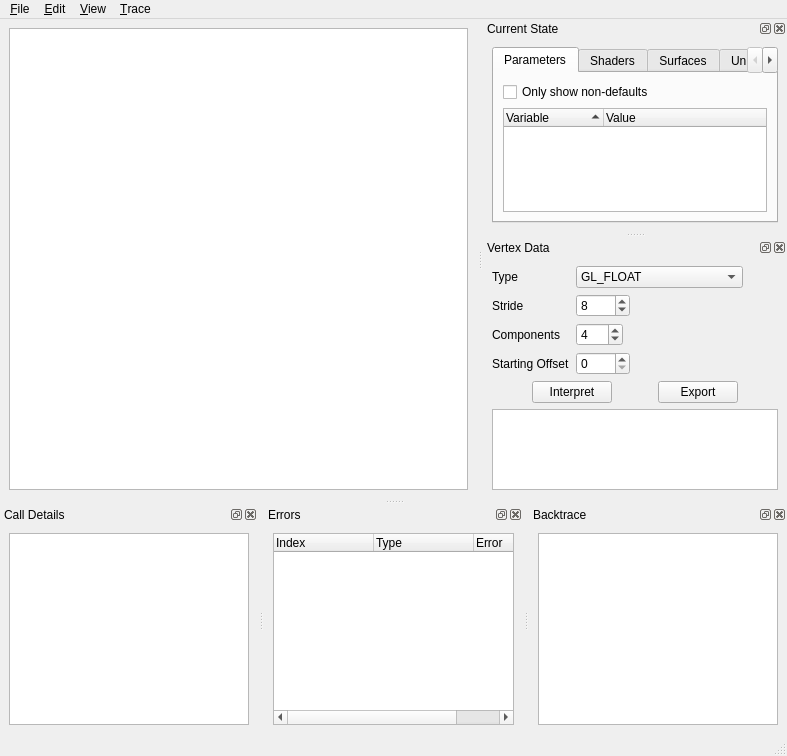
<?xml version="1.0" encoding="UTF-8"?>
<ui version="4.0">
 <class>MainWindow</class>
 <widget class="QMainWindow" name="MainWindow">
  <property name="geometry">
   <rect>
    <x>0</x>
    <y>0</y>
    <width>787</width>
    <height>756</height>
   </rect>
  </property>
  <property name="windowTitle">
   <string>ApiTrace</string>
  </property>
  <property name="documentMode">
   <bool>false</bool>
  </property>
  <property name="dockNestingEnabled">
   <bool>false</bool>
  </property>
  <property name="dockOptions">
   <set>QMainWindow::AnimatedDocks|QMainWindow::ForceTabbedDocks</set>
  </property>
  <widget class="QWidget" name="centralwidget">
   <layout class="QVBoxLayout" name="centralLayout">
    <item>
     <widget class="QTreeView" name="callView">
      <property name="alternatingRowColors">
       <bool>true</bool>
      </property>
      <property name="textElideMode">
       <enum>Qt::ElideMiddle</enum>
      </property>
      <property name="uniformRowHeights">
       <bool>true</bool>
      </property>
     </widget>
    </item>
   </layout>
  </widget>
  <widget class="QMenuBar" name="menubar">
   <property name="geometry">
    <rect>
     <x>0</x>
     <y>0</y>
     <width>787</width>
     <height>21</height>
    </rect>
   </property>
   <widget class="QMenu" name="menuFile">
    <property name="title">
     <string>&amp;File</string>
    </property>
    <addaction name="actionNew"/>
    <addaction name="actionRecentLaunches"/>
    <addaction name="actionOpen"/>
    <addaction name="actionSave"/>
    <addaction name="separator"/>
    <addaction name="actionQuit"/>
   </widget>
   <widget class="QMenu" name="menuEdit">
    <property name="title">
     <string>&amp;Edit</string>
    </property>
    <addaction name="actionFind"/>
    <addaction name="actionGo"/>
    <addaction name="actionGoFrameStart"/>
    <addaction name="actionGoFrameEnd"/>
   </widget>
   <widget class="QMenu" name="menu_Trace">
    <property name="title">
     <string>&amp;Trace</string>
    </property>
    <addaction name="actionReplay"/>
    <addaction name="actionProfile"/>
    <addaction name="actionStop"/>
    <addaction name="actionLookupState"/>
    <addaction name="actionShowThumbnails"/>
    <addaction name="actionTrim"/>
    <addaction name="actionToggleCalls"/>
    <addaction name="actionLeakTrace"/>
    <addaction name="separator"/>
    <addaction name="actionOptions"/>
   </widget>
   <widget class="QMenu" name="menuView">
    <property name="title">
     <string>&amp;View</string>
    </property>
    <addaction name="actionShowErrorsDock"/>
    <addaction name="actionShowProfileDialog"/>
   </widget>
   <addaction name="menuFile"/>
   <addaction name="menuEdit"/>
   <addaction name="menuView"/>
   <addaction name="menu_Trace"/>
  </widget>
  <widget class="QStatusBar" name="statusbar"/>
  <widget class="QDockWidget" name="detailsDock">
   <property name="sizePolicy">
    <sizepolicy hsizetype="Minimum" vsizetype="Minimum">
     <horstretch>0</horstretch>
     <verstretch>0</verstretch>
    </sizepolicy>
   </property>
   <property name="minimumSize">
    <size>
     <width>85</width>
     <height>100</height>
    </size>
   </property>
   <property name="floating">
    <bool>false</bool>
   </property>
   <property name="windowTitle">
    <string>Call Details</string>
   </property>
   <attribute name="dockWidgetArea">
    <number>8</number>
   </attribute>
   <widget class="QWidget" name="dockWidgetContents">
    <layout class="QHBoxLayout" name="horizontalLayout_2">
     <item>
      <widget class="QTextBrowser" name="detailsWebView">
       <property name="sizePolicy">
        <sizepolicy hsizetype="Preferred" vsizetype="Ignored">
         <horstretch>0</horstretch>
         <verstretch>0</verstretch>
        </sizepolicy>
       </property>
       <property name="openExternalLinks">
        <bool>true</bool>
       </property>
      </widget>
     </item>
    </layout>
   </widget>
  </widget>
  <widget class="QDockWidget" name="stateDock">
   <property name="features">
    <set>QDockWidget::AllDockWidgetFeatures</set>
   </property>
   <property name="windowTitle">
    <string>Current State</string>
   </property>
   <attribute name="dockWidgetArea">
    <number>2</number>
   </attribute>
   <widget class="QWidget" name="dockWidgetContents_2">
    <layout class="QVBoxLayout" name="verticalLayout">
     <item>
      <widget class="QTabWidget" name="stateTabWidget">
       <property name="currentIndex">
        <number>0</number>
       </property>
       <widget class="QWidget" name="parametersTab">
        <attribute name="title">
         <string>Parameters</string>
        </attribute>
        <layout class="QVBoxLayout" name="verticalLayout_3">
         <item>
          <widget class="QCheckBox" name="nonDefaultsCB">
           <property name="text">
            <string>Only show non-defaults</string>
           </property>
          </widget>
         </item>
         <item>
          <widget class="QTreeWidget" name="stateTreeWidget">
           <property name="editTriggers">
            <set>QAbstractItemView::NoEditTriggers</set>
           </property>
           <property name="alternatingRowColors">
            <bool>true</bool>
           </property>
           <property name="sortingEnabled">
            <bool>true</bool>
           </property>
           <property name="allColumnsShowFocus">
            <bool>true</bool>
           </property>
           <column>
            <property name="text">
             <string>Variable</string>
            </property>
           </column>
           <column>
            <property name="text">
             <string>Value</string>
            </property>
           </column>
          </widget>
         </item>
        </layout>
       </widget>
       <widget class="QWidget" name="shadersTab">
        <attribute name="title">
         <string>Shaders</string>
        </attribute>
       </widget>
       <widget class="QWidget" name="surfacesTab">
        <attribute name="title">
         <string>Surfaces</string>
        </attribute>
        <layout class="QGridLayout" name="gridLayout">
         <item row="1" column="0">
          <widget class="QCheckBox" name="surfacesOpaqueCB">
           <property name="text">
            <string>Opaque</string>
           </property>
          </widget>
         </item>
         <item row="1" column="1">
          <widget class="QCheckBox" name="surfacesAlphaCB">
           <property name="text">
            <string>Alpha</string>
           </property>
          </widget>
         </item>
         <item row="1" column="2">
          <widget class="QCheckBox" name="surfacesResolveMSAA">
           <property name="text">
            <string>Resolve (MSAA)</string>
           </property>
           <property name="checked">
            <bool>true</bool>
           </property>
          </widget>
         </item>
         <item row="0" column="0" colspan="3">
          <widget class="QTreeWidget" name="surfacesTreeWidget">
           <column>
            <property name="text">
             <string>Thumbnail</string>
            </property>
           </column>
           <column>
            <property name="text">
             <string>Description</string>
            </property>
           </column>
          </widget>
         </item>
        </layout>
       </widget>
       <widget class="QWidget" name="uniformsTab">
        <attribute name="title">
         <string>Uniforms</string>
        </attribute>
        <layout class="QVBoxLayout" name="verticalLayout_6">
         <item>
          <widget class="QTreeWidget" name="uniformsTreeWidget">
           <property name="editTriggers">
            <set>QAbstractItemView::NoEditTriggers</set>
           </property>
           <property name="alternatingRowColors">
            <bool>true</bool>
           </property>
           <property name="sortingEnabled">
            <bool>true</bool>
           </property>
           <property name="allColumnsShowFocus">
            <bool>true</bool>
           </property>
           <column>
            <property name="text">
             <string>Name</string>
            </property>
           </column>
           <column>
            <property name="text">
             <string>Value</string>
            </property>
           </column>
          </widget>
         </item>
        </layout>
       </widget>
       <widget class="QWidget" name="buffersTab">
        <attribute name="title">
         <string>Buffers</string>
        </attribute>
        <layout class="QVBoxLayout" name="verticalLayout_7">
         <item>
          <widget class="QTreeWidget" name="buffersTreeWidget">
           <property name="editTriggers">
            <set>QAbstractItemView::NoEditTriggers</set>
           </property>
           <property name="alternatingRowColors">
            <bool>true</bool>
           </property>
           <property name="sortingEnabled">
            <bool>false</bool>
           </property>
           <property name="allColumnsShowFocus">
            <bool>true</bool>
           </property>
           <column>
            <property name="text">
             <string>Name</string>
            </property>
           </column>
           <column>
            <property name="text">
             <string>Value</string>
            </property>
           </column>
          </widget>
         </item>
        </layout>
       </widget>
       <widget class="QWidget" name="ssbTab">
        <attribute name="title">
         <string>SSBBs</string>
        </attribute>
        <attribute name="toolTip">
         <string>Shader Storage Buffer Blocks</string>
        </attribute>
        <layout class="QVBoxLayout" name="verticalLayout_8">
         <item>
          <widget class="QTreeWidget" name="ssbsTreeWidget">
           <property name="editTriggers">
            <set>QAbstractItemView::NoEditTriggers</set>
           </property>
           <property name="alternatingRowColors">
            <bool>true</bool>
           </property>
           <property name="allColumnsShowFocus">
            <bool>true</bool>
           </property>
           <column>
            <property name="text">
             <string>Name</string>
            </property>
           </column>
           <column>
            <property name="text">
             <string>Value</string>
            </property>
           </column>
          </widget>
         </item>
        </layout>
       </widget>
      </widget>
     </item>
    </layout>
   </widget>
  </widget>
  <widget class="QDockWidget" name="vertexDataDock">
   <property name="allowedAreas">
    <set>Qt::AllDockWidgetAreas</set>
   </property>
   <property name="windowTitle">
    <string>Vertex Data</string>
   </property>
   <attribute name="dockWidgetArea">
    <number>2</number>
   </attribute>
   <widget class="QWidget" name="dockWidgetContents_3">
    <layout class="QVBoxLayout" name="verticalLayout_2">
     <item>
      <layout class="QFormLayout" name="formLayout">
       <property name="fieldGrowthPolicy">
        <enum>QFormLayout::ExpandingFieldsGrow</enum>
       </property>
       <item row="0" column="0">
        <widget class="QLabel" name="label">
         <property name="text">
          <string>Type</string>
         </property>
        </widget>
       </item>
       <item row="0" column="1">
        <widget class="QComboBox" name="vertexTypeCB">
         <property name="currentIndex">
          <number>6</number>
         </property>
         <item>
          <property name="text">
           <string>GL_BYTE</string>
          </property>
         </item>
         <item>
          <property name="text">
           <string>GL_UNSIGNED_BYTE</string>
          </property>
         </item>
         <item>
          <property name="text">
           <string>GL_SHORT</string>
          </property>
         </item>
         <item>
          <property name="text">
           <string>GL_UNSIGNED_SHORT</string>
          </property>
         </item>
         <item>
          <property name="text">
           <string>GL_INT</string>
          </property>
         </item>
         <item>
          <property name="text">
           <string>GL_UNSIGNED_INT</string>
          </property>
         </item>
         <item>
          <property name="text">
           <string>GL_FLOAT</string>
          </property>
         </item>
         <item>
          <property name="text">
           <string>GL_DOUBLE</string>
          </property>
         </item>
        </widget>
       </item>
       <item row="1" column="0">
        <widget class="QLabel" name="label_2">
         <property name="text">
          <string>Stride</string>
         </property>
        </widget>
       </item>
       <item row="1" column="1">
        <widget class="QSpinBox" name="vertexStrideSB">
         <property name="maximum">
          <number>1000</number>
         </property>
         <property name="value">
          <number>8</number>
         </property>
        </widget>
       </item>
       <item row="2" column="0">
        <widget class="QLabel" name="label_4">
         <property name="text">
          <string>Components</string>
         </property>
        </widget>
       </item>
       <item row="2" column="1">
        <widget class="QSpinBox" name="vertexComponentsSB">
         <property name="minimum">
          <number>1</number>
         </property>
         <property name="maximum">
          <number>256</number>
         </property>
         <property name="value">
          <number>4</number>
         </property>
        </widget>
       </item>
       <item row="3" column="0">
        <widget class="QLabel" name="label_3">
         <property name="text">
          <string>Starting Offset</string>
         </property>
        </widget>
       </item>
       <item row="3" column="1">
        <widget class="QSpinBox" name="startingOffsetSB">
         <property name="maximum">
          <number>1024</number>
         </property>
        </widget>
       </item>
      </layout>
     </item>
     <item>
      <layout class="QHBoxLayout" name="horizontalLayout_3">
       <item>
        <spacer name="horizontalSpacer">
         <property name="orientation">
          <enum>Qt::Horizontal</enum>
         </property>
         <property name="sizeHint" stdset="0">
          <size>
           <width>40</width>
           <height>20</height>
          </size>
         </property>
        </spacer>
       </item>
       <item>
        <widget class="QPushButton" name="vertexInterpretButton">
         <property name="text">
          <string>Interpret</string>
         </property>
        </widget>
       </item>
       <item>
        <spacer name="horizontalSpacer_3">
         <property name="orientation">
          <enum>Qt::Horizontal</enum>
         </property>
         <property name="sizeHint" stdset="0">
          <size>
           <width>40</width>
           <height>20</height>
          </size>
         </property>
        </spacer>
       </item>
       <item>
        <widget class="QPushButton" name="bufferExportButton">
         <property name="text">
          <string>Export</string>
         </property>
        </widget>
       </item>
       <item>
        <spacer name="horizontalSpacer_2">
         <property name="orientation">
          <enum>Qt::Horizontal</enum>
         </property>
         <property name="sizeHint" stdset="0">
          <size>
           <width>40</width>
           <height>20</height>
          </size>
         </property>
        </spacer>
       </item>
      </layout>
     </item>
     <item>
      <widget class="QListWidget" name="vertexDataListWidget"/>
     </item>
    </layout>
   </widget>
  </widget>
  <widget class="QDockWidget" name="errorsDock">
   <property name="features">
    <set>QDockWidget::AllDockWidgetFeatures</set>
   </property>
   <property name="windowTitle">
    <string>Errors</string>
   </property>
   <attribute name="dockWidgetArea">
    <number>8</number>
   </attribute>
   <widget class="QWidget" name="dockWidgetContents_4">
    <layout class="QVBoxLayout" name="verticalLayout_4">
     <item>
      <widget class="QTreeWidget" name="errorsTreeWidget">
       <property name="layoutDirection">
        <enum>Qt::LeftToRight</enum>
       </property>
       <column>
        <property name="text">
         <string>Index</string>
        </property>
       </column>
       <column>
        <property name="text">
         <string>Type</string>
        </property>
       </column>
       <column>
        <property name="text">
         <string>Error</string>
        </property>
       </column>
      </widget>
     </item>
    </layout>
   </widget>
  </widget>
  <widget class="QDockWidget" name="backtraceDock">
   <property name="windowTitle">
    <string>Backtrace</string>
   </property>
   <attribute name="dockWidgetArea">
    <number>8</number>
   </attribute>
   <widget class="QWidget" name="dockWidgetContents_5">
    <layout class="QHBoxLayout" name="horizontalLayout">
     <item>
      <widget class="QTextBrowser" name="backtraceBrowser"/>
     </item>
    </layout>
   </widget>
  </widget>
  <action name="actionExit">
   <property name="text">
    <string>Exit</string>
   </property>
  </action>
  <action name="actionExit_2">
   <property name="text">
    <string>Exit</string>
   </property>
  </action>
  <action name="actionOpen">
   <property name="icon">
    <iconset resource="../qapitrace.qrc">
     <normaloff>:/resources/document-open.png</normaloff>:/resources/document-open.png</iconset>
   </property>
   <property name="text">
    <string>&amp;Open...</string>
   </property>
   <property name="shortcut">
    <string>Ctrl+O</string>
   </property>
  </action>
  <action name="actionSave">
   <property name="icon">
    <iconset resource="../qapitrace.qrc">
     <normaloff>:/resources/document-edit.png</normaloff>:/resources/document-edit.png</iconset>
   </property>
   <property name="text">
    <string>&amp;Save As...</string>
   </property>
   <property name="shortcut">
    <string>Ctrl+S</string>
   </property>
  </action>
  <action name="actionQuit">
   <property name="icon">
    <iconset resource="../qapitrace.qrc">
     <normaloff>:/resources/application-exit.png</normaloff>:/resources/application-exit.png</iconset>
   </property>
   <property name="text">
    <string>&amp;Quit</string>
   </property>
   <property name="shortcut">
    <string>Ctrl+Q</string>
   </property>
   <property name="shortcutContext">
    <enum>Qt::ApplicationShortcut</enum>
   </property>
   <property name="menuRole">
    <enum>QAction::QuitRole</enum>
   </property>
  </action>
  <action name="actionReplay">
   <property name="icon">
    <iconset resource="../qapitrace.qrc">
     <normaloff>:/resources/media-playback-start.png</normaloff>:/resources/media-playback-start.png</iconset>
   </property>
   <property name="text">
    <string>&amp;Replay</string>
   </property>
   <property name="shortcut">
    <string>Ctrl+R</string>
   </property>
  </action>
  <action name="actionStop">
   <property name="icon">
    <iconset resource="../qapitrace.qrc">
     <normaloff>:/resources/media-playback-stop.png</normaloff>:/resources/media-playback-stop.png</iconset>
   </property>
   <property name="text">
    <string>&amp;Stop</string>
   </property>
  </action>
  <action name="actionLookupState">
   <property name="icon">
    <iconset resource="../qapitrace.qrc">
     <normaloff>:/resources/media-record.png</normaloff>:/resources/media-record.png</iconset>
   </property>
   <property name="text">
    <string>Lookup State</string>
   </property>
   <property name="shortcut">
    <string>Ctrl+L</string>
   </property>
  </action>
  <action name="actionShowThumbnails">
   <property name="text">
    <string>Show &amp;Thumbnails</string>
   </property>
   <property name="shortcut">
    <string>Ctrl+T</string>
   </property>
  </action>
  <action name="actionTrim">
   <property name="text">
    <string>Tr&amp;im</string>
   </property>
   <property name="shortcut">
    <string>Ctrl+I</string>
   </property>
  </action>
  <action name="actionToggleCalls">
   <property name="text">
    <string>Toggle &amp;Calls</string>
   </property>
   <property name="shortcut">
    <string>Ctrl+/</string>
   </property>
  </action>
  <action name="actionOptions">
   <property name="text">
    <string>Options</string>
   </property>
  </action>
  <action name="actionNew">
   <property name="icon">
    <iconset resource="../qapitrace.qrc">
     <normaloff>:/resources/document-new.png</normaloff>:/resources/document-new.png</iconset>
   </property>
   <property name="text">
    <string>&amp;New...</string>
   </property>
   <property name="shortcut">
    <string>Ctrl+N</string>
   </property>
  </action>
  <action name="actionFind">
   <property name="icon">
    <iconset resource="../qapitrace.qrc">
     <normaloff>:/resources/edit-find.png</normaloff>:/resources/edit-find.png</iconset>
   </property>
   <property name="text">
    <string>&amp;Find</string>
   </property>
   <property name="shortcut">
    <string>Ctrl+F</string>
   </property>
  </action>
  <action name="actionGo">
   <property name="icon">
    <iconset resource="../qapitrace.qrc">
     <normaloff>:/resources/go-jump.png</normaloff>:/resources/go-jump.png</iconset>
   </property>
   <property name="text">
    <string>Go to Call</string>
   </property>
   <property name="shortcut">
    <string>Ctrl+G</string>
   </property>
  </action>
  <action name="actionGoFrameStart">
   <property name="icon">
    <iconset resource="../qapitrace.qrc">
     <normaloff>:/resources/go-top.png</normaloff>:/resources/go-top.png</iconset>
   </property>
   <property name="text">
    <string>Go to Frame Start</string>
   </property>
   <property name="shortcut">
    <string>Ctrl+A</string>
   </property>
  </action>
  <action name="actionGoFrameEnd">
   <property name="icon">
    <iconset resource="../qapitrace.qrc">
     <normaloff>:/resources/go-bottom.png</normaloff>:/resources/go-bottom.png</iconset>
   </property>
   <property name="text">
    <string>Go to Frame End</string>
   </property>
   <property name="shortcut">
    <string>Ctrl+E</string>
   </property>
  </action>
  <action name="actionShowErrorsDock">
   <property name="checkable">
    <bool>true</bool>
   </property>
   <property name="enabled">
    <bool>false</bool>
   </property>
   <property name="text">
    <string>Show &amp;Errors Dock</string>
   </property>
  </action>
  <action name="actionShowProfileDialog">
   <property name="enabled">
    <bool>false</bool>
   </property>
   <property name="text">
    <string>Show &amp;Profile Results</string>
   </property>
  </action>
  <action name="actionProfile">
   <property name="text">
    <string>&amp;Profile</string>
   </property>
   <property name="shortcut">
    <string>Ctrl+P</string>
   </property>
  </action>
  <action name="actionLeakTrace">
   <property name="text">
    <string>&amp;LeakTrace</string>
   </property>
   <property name="toolTip">
    <string>trace opengl object leaks</string>
   </property>
  </action>
  <action name="actionRecentLaunches">
   <property name="text">
    <string>Recent launches...</string>
   </property>
  </action>
  <zorder>stateDock</zorder>
  <zorder>vertexDataDock</zorder>
  <zorder>errorsDock</zorder>
  <zorder>backtraceDock</zorder>
 </widget>
 <resources>
  <include location="../qapitrace.qrc"/>
 </resources>
 <connections/>
</ui>
